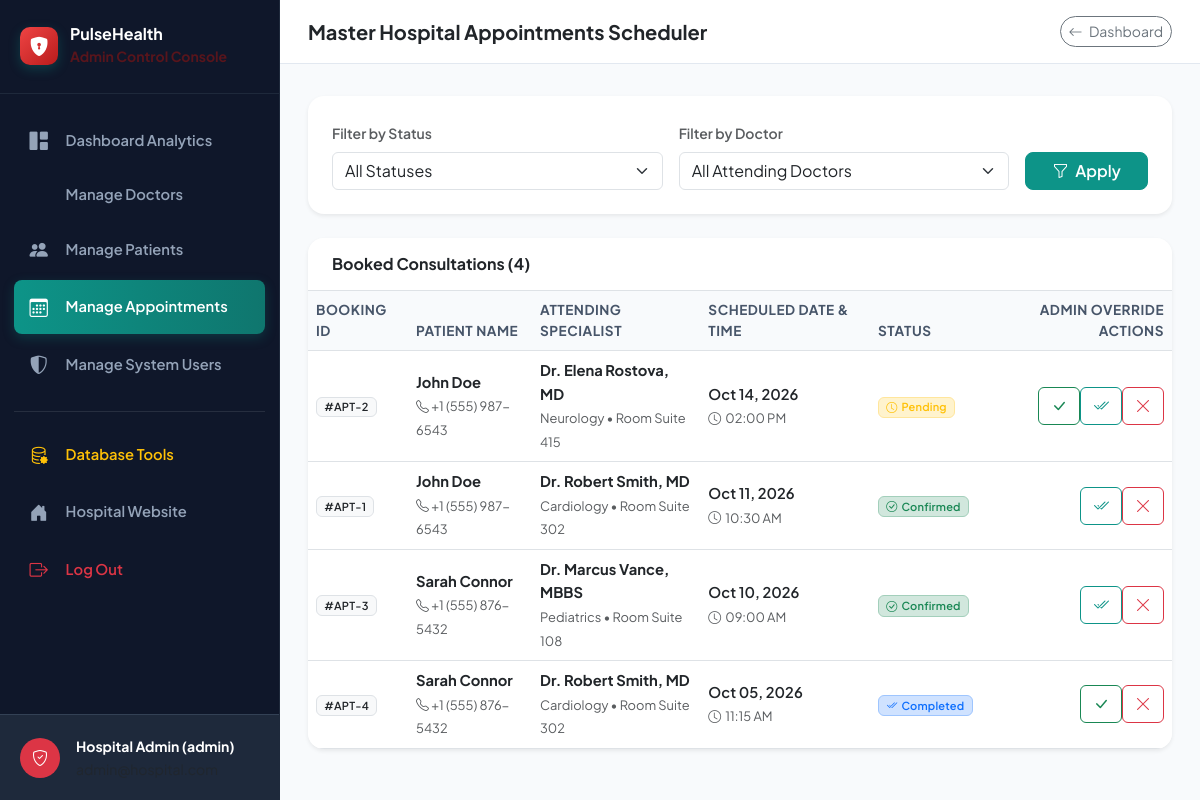
/admin/manage-appointments.php (signed in), run on the app's committed database.
### tables this page shows
CREATE TABLE IF NOT EXISTS `appointments` (
    `id` INT AUTO_INCREMENT PRIMARY KEY,
    `patient_id` INT NOT NULL,
    `doctor_id` INT NOT NULL,
    `appointment_date` DATE NOT NULL,
    `appointment_time` TIME NOT NULL,
    `reason` TEXT NOT NULL,
    `status` ENUM('Pending', 'Confirmed', 'Completed', 'Cancelled') DEFAULT 'Pending',
    `created_at` TIMESTAMP DEFAULT CURRENT_TIMESTAMP,
    FOREIGN KEY (`patient_id`) REFERENCES `patients`(`id`) ON DELETE CASCADE,
    FOREIGN KEY (`doctor_id`) REFERENCES `doctors`(`id`) ON DELETE CASCADE
);

CREATE TABLE IF NOT EXISTS `patients` (
    `id` INT AUTO_INCREMENT PRIMARY KEY,
    `user_id` INT NOT NULL,
    `full_name` VARCHAR(100) NOT NULL,
    `dob` DATE NULL,
    `gender` ENUM('Male', 'Female', 'Other') DEFAULT 'Male',
    `phone` VARCHAR(20) NOT NULL,
    `blood_group` VARCHAR(5) DEFAULT 'O+',
    `address` TEXT NULL,
    `emergency_contact` VARCHAR(100) NULL,
    `created_at` TIMESTAMP DEFAULT CURRENT_TIMESTAMP,
    FOREIGN KEY (`user_id`) REFERENCES `users`(`id`) ON DELETE CASCADE
);

CREATE TABLE IF NOT EXISTS `doctors` (
    `id` INT AUTO_INCREMENT PRIMARY KEY,
    `user_id` INT NOT NULL,
    `full_name` VARCHAR(100) NOT NULL,
    `specialization` VARCHAR(100) NOT NULL,
    `qualification` VARCHAR(100) NOT NULL,
    `phone` VARCHAR(20) NOT NULL,
    `room_no` VARCHAR(20) NOT NULL,
    `consultation_fee` DECIMAL(8, 2) NOT NULL DEFAULT 500.00,
    `bio` TEXT NULL,
    `available_days` VARCHAR(100) DEFAULT 'Mon - Fri, 09:00 AM - 05:00 PM',
    `created_at` TIMESTAMP DEFAULT CURRENT_TIMESTAMP,
    FOREIGN KEY (`user_id`) REFERENCES `users`(`id`) ON DELETE CASCADE
);

### admin/manage-appointments.php (the view, shortened to what this page needs)
<?php
require_once __DIR__ . '/../config/db.php';
$filterStatus = sanitize($_GET['status'] ?? 'all');
$appointments = [];
try {
    $sql = "
        SELECT a.*, p.full_name AS patient_name, p.phone AS patient_phone,
               d.full_name AS doctor_name, d.specialization, d.room_no
        FROM appointments a
        JOIN patients p ON a.patient_id = p.id
        JOIN doctors d ON a.doctor_id = d.id
        WHERE 1=1
    ";
    $params = [];
    $sql .= " ORDER BY a.appointment_date DESC, a.appointment_time ASC";
    $stmt = $pdo->prepare($sql);
    $stmt->execute($params);
    $appointments = $stmt->fetchAll();
} catch (Exception $e) {}
include __DIR__ . '/../includes/header.php';
?>
<div class="portal-wrapper">
    <?php include __DIR__ . '/sidebar.php'; ?>
    <div class="portal-content">
        <header class="portal-topbar">
            <div class="d-flex align-items-center gap-3">
                <h5 class="mb-0 fw-bold text-dark">Master Hospital Appointments Scheduler</h5>
            </div>
            <a href="dashboard.php" class="btn btn-sm btn-outline-secondary rounded-pill">
                <i class="bi bi-arrow-left me-1"></i> Dashboard
            </a>
        </header>
        <main class="portal-main">
            <div class="card border-0 shadow-sm rounded-4 p-4 mb-4">
                <form method="GET" action="manage-appointments.php" class="row g-3 align-items-end">
                    <div class="col-md-5">
                        <label class="form-label small fw-semibold text-muted">Filter by Status</label>
                        <select name="status" class="form-select">
                            <option value="all" <?= $filterStatus === 'all' ? 'selected' : '' ?>>All Statuses</option>
                        </select>
                    </div>
                    <div class="col-md-5">
                        <label class="form-label small fw-semibold text-muted">Filter by Doctor</label>
                        <select name="doctor_id" class="form-select">
                            <option value="0">All Attending Doctors</option>
                        </select>
                    </div>
                    <div class="col-md-2">
                        <button type="submit" class="btn btn-primary w-100 rounded-3">
                            <i class="bi bi-funnel me-1"></i> Apply
                        </button>
                    </div>
                </form>
            </div>
            <div class="card border-0 shadow-sm rounded-4 overflow-hidden">
                <div class="card-header bg-white p-3 px-4 d-flex justify-content-between align-items-center border-bottom">
                    <h6 class="mb-0 fw-bold text-dark">Booked Consultations (<?= count($appointments) ?>)</h6>
                </div>
                <div class="table-responsive">
                    <table class="table table-hover align-middle mb-0">
                        <thead>
                            <tr>
                                <th>Booking ID</th>
                                <th>Patient Name</th>
                                <th>Attending Specialist</th>
                                <th>Scheduled Date & Time</th>
                                <th>Status</th>
                                <th class="text-end">Admin Override Actions</th>
                            </tr>
                        </thead>
                        <tbody>
                            <?php if (!empty($appointments)): ?>
                                <?php foreach ($appointments as $apt): ?>
                                    <tr>
                                        <td>
                                            <span class="badge bg-light text-dark border">#APT-<?= $apt['id'] ?></span>
                                        </td>
                                        <td>
                                            <div class="fw-bold text-dark"><?= htmlspecialchars($apt['patient_name']) ?></div>
                                            <small class="text-muted"><i class="bi bi-telephone"></i> <?= htmlspecialchars($apt['patient_phone']) ?></small>
                                        </td>
                                        <td>
                                            <div class="fw-bold text-dark"><?= htmlspecialchars($apt['doctor_name']) ?></div>
                                            <small class="text-muted"><?= htmlspecialchars($apt['specialization']) ?> &bull; Room <?= htmlspecialchars($apt['room_no']) ?></small>
                                        </td>
                                        <td>
                                            <div class="fw-semibold text-dark"><?= date('M d, Y', strtotime($apt['appointment_date'])) ?></div>
                                            <small class="text-muted"><i class="bi bi-clock me-1"></i><?= date('h:i A', strtotime($apt['appointment_time'])) ?></small>
                                        </td>
                                        <td>
                                            <?= getStatusBadge($apt['status']) ?>
                                        </td>
                                        <td class="text-end">
                                            <div class="btn-group btn-group-sm">
                                                <?php if ($apt['status'] !== 'Confirmed'): ?>
                                                    <form method="POST" action="manage-appointments.php" class="d-inline">
                                                        <button type="submit" class="btn btn-outline-success" title="Confirm"><i class="bi bi-check-lg"></i></button>
                                                    </form>
                                                <?php endif; ?>
                                                <?php if ($apt['status'] !== 'Completed'): ?>
                                                    <form method="POST" action="manage-appointments.php" class="d-inline">
                                                        <button type="submit" class="btn btn-outline-primary" title="Complete"><i class="bi bi-check2-all"></i></button>
                                                    </form>
                                                <?php endif; ?>
                                                <?php if ($apt['status'] !== 'Cancelled'): ?>
                                                    <form method="POST" action="manage-appointments.php" class="d-inline" onsubmit="return confirm('Cancel this appointment?');">
                                                        <button type="submit" class="btn btn-outline-danger" title="Cancel"><i class="bi bi-x-lg"></i></button>
                                                    </form>
                                                <?php endif; ?>
                                            </div>
                                        </td>
                                    </tr>
                                <?php endforeach; ?>
                            <?php endif; ?>
                        </tbody>
                    </table>
                </div>
            </div>
        </main>
    </div>
</div>
</body>
</html>

### config/db.php (shortened to what this page needs)
<?php
function sanitize($data) {
    return htmlspecialchars(trim($data), ENT_QUOTES, 'UTF-8');
}
function getStatusBadge($status) {
    switch (strtolower($status)) {
        case 'confirmed':
            return '<span class="badge bg-success-subtle text-success border border-success-subtle"><i class="bi bi-check-circle me-1"></i>Confirmed</span>';
        case 'pending':
            return '<span class="badge bg-warning-subtle text-warning border border-warning-subtle"><i class="bi bi-clock me-1"></i>Pending</span>';
        case 'completed':
            return '<span class="badge bg-primary-subtle text-primary border border-primary-subtle"><i class="bi bi-check2-all me-1"></i>Completed</span>';
    }
}

### assets/css/style.css (style rules this page uses)
:root { --primary: #0d9488; --primary-dark: #0f766e; --primary-light: #ccfbf1; --secondary: #0284c7; --secondary-dark: #0369a1; --accent: #f59e0b; --danger: #ef4444; --success: #10b981; --bg-main: #f8fafc; --card-bg: #ffffff; --text-dark: #0f172a; --text-muted: #64748b; --border-color: #e2e8f0; --radius-sm: 8px; --radius-md: 14px; --radius-lg: 20px; --shadow-sm: 0 1px 3px rgba(15, 23, 42, 0.06); --shadow-md: 0 4px 20px -2px rgba(15, 23, 42, 0.08); --shadow-lg: 0 12px 30px -4px rgba(15, 23, 42, 0.12); --transition: all 0.25s cubic-bezier(0.16, 1, 0.3, 1); }
body { font-family: 'Plus Jakarta Sans', -apple-system, BlinkMacSystemFont, "Segoe UI", Roboto, sans-serif; background-color: var(--bg-main); color: var(--text-dark); margin: 0; padding: 0; overflow-x: hidden; line-height: 1.6; }
.portal-wrapper { display: flex; min-height: 100vh; background: var(--bg-main); }
.portal-content { flex-grow: 1; display: flex; flex-direction: column; overflow-x: hidden; }
.portal-topbar { background: #ffffff; border-bottom: 1px solid var(--border-color); padding: 1rem 1.75rem; display: flex; align-items: center; justify-content: space-between; }
.portal-main { padding: 2rem 1.75rem; flex-grow: 1; }
.btn-primary { background-color: var(--primary); border-color: var(--primary); font-weight: 600; }
.btn-outline-primary { color: var(--primary); border-color: var(--primary); font-weight: 600; }
.table th { font-weight: 700; color: #475569; font-size: 0.85rem; text-transform: uppercase; letter-spacing: 0.5px; background-color: #f8fafc; }
.table td { vertical-align: middle; font-size: 0.92rem; }
.badge { font-weight: 600; letter-spacing: 0.2px; }

### data on the page
appointments: id "2", patient.full_name "John Doe", patient.phone "+1 (555) 987-6543", doctor.full_name "Dr. Elena Rostova, MD", doctor.specialization "Neurology", doctor.room_no "Suite 415", appointment_date "Oct 14, 2026", appointment_time "02:00 PM", status "Pending" (drawn)
appointments: id "1", patient.full_name "John Doe", patient.phone "+1 (555) 987-6543", doctor.full_name "Dr. Robert Smith, MD", doctor.specialization "Cardiology", doctor.room_no "Suite 302", appointment_date "Oct 11, 2026", appointment_time "10:30 AM", status "Confirmed" (drawn)
appointments: id "3", patient.full_name "Sarah Connor", patient.phone "+1 (555) 876-5432", doctor.full_name "Dr. Marcus Vance, MBBS", doctor.specialization "Pediatrics", doctor.room_no "Suite 108", appointment_date "Oct 10, 2026", appointment_time "09:00 AM", status "Confirmed" (drawn)
appointments: id "4", patient.full_name "Sarah Connor", patient.phone "+1 (555) 876-5432", doctor.full_name "Dr. Robert Smith, MD", doctor.specialization "Cardiology", doctor.room_no "Suite 302", appointment_date "Oct 05, 2026", appointment_time "11:15 AM", status "Completed" (drawn)

### other printed values
APP_NAME "PulseHealth"
$adminName "Hospital Admin (admin)"
count($appointments) "4"
